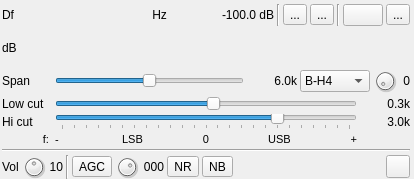
<?xml version="1.0" encoding="UTF-8"?>
<ui version="4.0">
 <class>WDSPRxGUI</class>
 <widget class="RollupContents" name="WDSPRxGUI">
  <property name="geometry">
   <rect>
    <x>0</x>
    <y>0</y>
    <width>414</width>
    <height>179</height>
   </rect>
  </property>
  <property name="sizePolicy">
   <sizepolicy hsizetype="Expanding" vsizetype="Expanding">
    <horstretch>0</horstretch>
    <verstretch>0</verstretch>
   </sizepolicy>
  </property>
  <property name="minimumSize">
   <size>
    <width>414</width>
    <height>0</height>
   </size>
  </property>
  <property name="font">
   <font>
    <family>Liberation Sans</family>
    <pointsize>9</pointsize>
   </font>
  </property>
  <property name="windowTitle">
   <string>WDSP Receiver</string>
  </property>
  <widget class="QWidget" name="settingsContainer" native="true">
   <property name="geometry">
    <rect>
     <x>0</x>
     <y>0</y>
     <width>412</width>
     <height>181</height>
    </rect>
   </property>
   <property name="minimumSize">
    <size>
     <width>412</width>
     <height>0</height>
    </size>
   </property>
   <property name="windowTitle">
    <string>Settings</string>
   </property>
   <layout class="QVBoxLayout" name="verticalLayout_2">
    <property name="spacing">
     <number>3</number>
    </property>
    <property name="leftMargin">
     <number>2</number>
    </property>
    <property name="topMargin">
     <number>2</number>
    </property>
    <property name="rightMargin">
     <number>2</number>
    </property>
    <property name="bottomMargin">
     <number>2</number>
    </property>
    <item>
     <layout class="QHBoxLayout" name="deltaFreqPowLayout">
      <property name="topMargin">
       <number>2</number>
      </property>
      <item>
       <layout class="QHBoxLayout" name="deltaFrequencyLayout">
        <item>
         <widget class="QLabel" name="deltaFrequencyLabel">
          <property name="minimumSize">
           <size>
            <width>16</width>
            <height>0</height>
           </size>
          </property>
          <property name="text">
           <string>Df</string>
          </property>
         </widget>
        </item>
        <item>
         <widget class="ValueDialZ" name="deltaFrequency" native="true">
          <property name="sizePolicy">
           <sizepolicy hsizetype="Maximum" vsizetype="Maximum">
            <horstretch>0</horstretch>
            <verstretch>0</verstretch>
           </sizepolicy>
          </property>
          <property name="minimumSize">
           <size>
            <width>125</width>
            <height>16</height>
           </size>
          </property>
          <property name="font">
           <font>
            <family>Liberation Mono</family>
            <pointsize>12</pointsize>
           </font>
          </property>
          <property name="cursor">
           <cursorShape>PointingHandCursor</cursorShape>
          </property>
          <property name="focusPolicy">
           <enum>Qt::StrongFocus</enum>
          </property>
          <property name="toolTip">
           <string>Demod shift frequency from center in Hz</string>
          </property>
         </widget>
        </item>
        <item>
         <widget class="QLabel" name="deltaUnits">
          <property name="text">
           <string> Hz </string>
          </property>
         </widget>
        </item>
       </layout>
      </item>
      <item>
       <spacer name="freqPowSpacer">
        <property name="orientation">
         <enum>Qt::Horizontal</enum>
        </property>
        <property name="sizeHint" stdset="0">
         <size>
          <width>40</width>
          <height>20</height>
         </size>
        </property>
       </spacer>
      </item>
      <item>
       <widget class="QLabel" name="channelPower">
        <property name="minimumSize">
         <size>
          <width>60</width>
          <height>0</height>
         </size>
        </property>
        <property name="toolTip">
         <string>Channel power</string>
        </property>
        <property name="layoutDirection">
         <enum>Qt::RightToLeft</enum>
        </property>
        <property name="text">
         <string>-100.0 dB</string>
        </property>
        <property name="alignment">
         <set>Qt::AlignRight|Qt::AlignTrailing|Qt::AlignVCenter</set>
        </property>
       </widget>
      </item>
      <item>
       <widget class="Line" name="line">
        <property name="orientation">
         <enum>Qt::Vertical</enum>
        </property>
       </widget>
      </item>
      <item>
       <layout class="QHBoxLayout" name="audioOptionsLayout">
        <item>
         <widget class="QToolButton" name="audioBinaural">
          <property name="toolTip">
           <string>Toggle btw Mono and Binaural I/Q audio</string>
          </property>
          <property name="text">
           <string>...</string>
          </property>
          <property name="icon">
           <iconset resource="../../../sdrgui/resources/res.qrc">
            <normaloff>:/mono.png</normaloff>
            <normalon>:/stereo.png</normalon>:/mono.png</iconset>
          </property>
          <property name="checkable">
           <bool>true</bool>
          </property>
         </widget>
        </item>
        <item>
         <widget class="QToolButton" name="audioFlipChannels">
          <property name="toolTip">
           <string>Flip left/right audio channels</string>
          </property>
          <property name="text">
           <string>...</string>
          </property>
          <property name="icon">
           <iconset resource="../../../sdrgui/resources/res.qrc">
            <normaloff>:/flip_lr.png</normaloff>
            <normalon>:/flip_rl.png</normalon>:/flip_lr.png</iconset>
          </property>
          <property name="checkable">
           <bool>true</bool>
          </property>
         </widget>
        </item>
        <item>
         <widget class="Line" name="line_4">
          <property name="orientation">
           <enum>Qt::Vertical</enum>
          </property>
         </widget>
        </item>
        <item>
         <widget class="QPushButton" name="flipSidebands">
          <property name="toolTip">
           <string>Flip sidebands in SSB mode (LSB-&gt;USB or USB-&gt;LSB)</string>
          </property>
          <property name="text">
           <string/>
          </property>
          <property name="icon">
           <iconset resource="../../../sdrgui/resources/res.qrc">
            <normaloff>:/flip_sidebands.png</normaloff>:/flip_sidebands.png</iconset>
          </property>
         </widget>
        </item>
        <item>
         <widget class="QToolButton" name="dsb">
          <property name="toolTip">
           <string>DSB/SSB toggle</string>
          </property>
          <property name="text">
           <string>...</string>
          </property>
          <property name="icon">
           <iconset resource="../../../sdrgui/resources/res.qrc">
            <normaloff>:/usb.png</normaloff>
            <normalon>:/dsb.png</normalon>:/usb.png</iconset>
          </property>
          <property name="checkable">
           <bool>true</bool>
          </property>
         </widget>
        </item>
       </layout>
      </item>
     </layout>
    </item>
    <item>
     <layout class="QHBoxLayout" name="channelPowerMeterLayout">
      <item>
       <widget class="QLabel" name="channelPowerMeterUnits">
        <property name="text">
         <string>dB</string>
        </property>
       </widget>
      </item>
      <item>
       <widget class="LevelMeterSignalDB" name="channelPowerMeter" native="true">
        <property name="sizePolicy">
         <sizepolicy hsizetype="Expanding" vsizetype="MinimumExpanding">
          <horstretch>0</horstretch>
          <verstretch>0</verstretch>
         </sizepolicy>
        </property>
        <property name="minimumSize">
         <size>
          <width>0</width>
          <height>24</height>
         </size>
        </property>
        <property name="font">
         <font>
          <family>Liberation Mono</family>
          <pointsize>8</pointsize>
         </font>
        </property>
       </widget>
      </item>
     </layout>
    </item>
    <item>
     <layout class="QHBoxLayout" name="spanLayout">
      <item>
       <widget class="QLabel" name="spanLabel">
        <property name="minimumSize">
         <size>
          <width>50</width>
          <height>0</height>
         </size>
        </property>
        <property name="maximumSize">
         <size>
          <width>50</width>
          <height>16777215</height>
         </size>
        </property>
        <property name="text">
         <string>Span</string>
        </property>
       </widget>
      </item>
      <item>
       <widget class="QSlider" name="spanLog2">
        <property name="toolTip">
         <string>Demod frequency span</string>
        </property>
        <property name="minimum">
         <number>0</number>
        </property>
        <property name="maximum">
         <number>4</number>
        </property>
        <property name="pageStep">
         <number>1</number>
        </property>
        <property name="value">
         <number>2</number>
        </property>
        <property name="sliderPosition">
         <number>2</number>
        </property>
        <property name="orientation">
         <enum>Qt::Horizontal</enum>
        </property>
       </widget>
      </item>
      <item>
       <widget class="QLabel" name="spanText">
        <property name="minimumSize">
         <size>
          <width>50</width>
          <height>0</height>
         </size>
        </property>
        <property name="maximumSize">
         <size>
          <width>50</width>
          <height>16777215</height>
         </size>
        </property>
        <property name="text">
         <string>6.0k</string>
        </property>
        <property name="alignment">
         <set>Qt::AlignRight|Qt::AlignTrailing|Qt::AlignVCenter</set>
        </property>
       </widget>
      </item>
      <item>
       <widget class="QComboBox" name="fftWindow">
        <property name="sizePolicy">
         <sizepolicy hsizetype="Maximum" vsizetype="Fixed">
          <horstretch>0</horstretch>
          <verstretch>0</verstretch>
         </sizepolicy>
        </property>
        <property name="minimumSize">
         <size>
          <width>70</width>
          <height>0</height>
         </size>
        </property>
        <property name="maximumSize">
         <size>
          <width>60</width>
          <height>16777215</height>
         </size>
        </property>
        <property name="toolTip">
         <string>FFT filter window function</string>
        </property>
        <property name="sizeAdjustPolicy">
         <enum>QComboBox::AdjustToContents</enum>
        </property>
        <item>
         <property name="text">
          <string>B-H4</string>
         </property>
        </item>
        <item>
         <property name="text">
          <string>B-H7</string>
         </property>
        </item>
       </widget>
      </item>
      <item>
       <widget class="QDial" name="filterIndex">
        <property name="maximumSize">
         <size>
          <width>24</width>
          <height>24</height>
         </size>
        </property>
        <property name="toolTip">
         <string>Select filter in filter bank</string>
        </property>
        <property name="minimum">
         <number>0</number>
        </property>
        <property name="maximum">
         <number>9</number>
        </property>
        <property name="pageStep">
         <number>1</number>
        </property>
        <property name="value">
         <number>0</number>
        </property>
       </widget>
      </item>
      <item>
       <widget class="QLabel" name="filterIndexText">
        <property name="minimumSize">
         <size>
          <width>10</width>
          <height>0</height>
         </size>
        </property>
        <property name="acceptDrops">
         <bool>false</bool>
        </property>
        <property name="toolTip">
         <string>Filter index in filter bank</string>
        </property>
        <property name="text">
         <string>0</string>
        </property>
        <property name="alignment">
         <set>Qt::AlignRight|Qt::AlignTrailing|Qt::AlignVCenter</set>
        </property>
       </widget>
      </item>
     </layout>
    </item>
    <item>
     <layout class="QHBoxLayout" name="lowCutLayout">
      <item>
       <widget class="QLabel" name="lowCutLabel">
        <property name="minimumSize">
         <size>
          <width>50</width>
          <height>0</height>
         </size>
        </property>
        <property name="maximumSize">
         <size>
          <width>50</width>
          <height>16777215</height>
         </size>
        </property>
        <property name="text">
         <string>Low cut</string>
        </property>
       </widget>
      </item>
      <item>
       <widget class="TickedSlider" name="lowCut">
        <property name="maximumSize">
         <size>
          <width>16777215</width>
          <height>16</height>
         </size>
        </property>
        <property name="toolTip">
         <string>Highpass filter cutoff frequency (SSB)</string>
        </property>
        <property name="minimum">
         <number>-60</number>
        </property>
        <property name="maximum">
         <number>60</number>
        </property>
        <property name="pageStep">
         <number>1</number>
        </property>
        <property name="value">
         <number>3</number>
        </property>
        <property name="orientation">
         <enum>Qt::Horizontal</enum>
        </property>
        <property name="invertedAppearance">
         <bool>false</bool>
        </property>
        <property name="tickPosition">
         <enum>QSlider::NoTicks</enum>
        </property>
        <property name="tickInterval">
         <number>5</number>
        </property>
       </widget>
      </item>
      <item>
       <widget class="QLabel" name="lowCutText">
        <property name="minimumSize">
         <size>
          <width>50</width>
          <height>0</height>
         </size>
        </property>
        <property name="maximumSize">
         <size>
          <width>50</width>
          <height>16777215</height>
         </size>
        </property>
        <property name="text">
         <string>0.3k</string>
        </property>
        <property name="alignment">
         <set>Qt::AlignRight|Qt::AlignTrailing|Qt::AlignVCenter</set>
        </property>
       </widget>
      </item>
     </layout>
    </item>
    <item>
     <layout class="QHBoxLayout" name="bqndwidthLayout">
      <item>
       <widget class="QLabel" name="BWLabel">
        <property name="minimumSize">
         <size>
          <width>50</width>
          <height>0</height>
         </size>
        </property>
        <property name="maximumSize">
         <size>
          <width>50</width>
          <height>16777215</height>
         </size>
        </property>
        <property name="text">
         <string>Hi cut</string>
        </property>
       </widget>
      </item>
      <item>
       <widget class="TickedSlider" name="BW">
        <property name="maximumSize">
         <size>
          <width>16777215</width>
          <height>16</height>
         </size>
        </property>
        <property name="toolTip">
         <string>Lowpass filter cutoff frequency</string>
        </property>
        <property name="minimum">
         <number>-60</number>
        </property>
        <property name="maximum">
         <number>60</number>
        </property>
        <property name="pageStep">
         <number>1</number>
        </property>
        <property name="value">
         <number>30</number>
        </property>
        <property name="orientation">
         <enum>Qt::Horizontal</enum>
        </property>
        <property name="tickPosition">
         <enum>QSlider::TicksBelow</enum>
        </property>
        <property name="tickInterval">
         <number>5</number>
        </property>
       </widget>
      </item>
      <item>
       <widget class="QLabel" name="BWText">
        <property name="minimumSize">
         <size>
          <width>50</width>
          <height>0</height>
         </size>
        </property>
        <property name="maximumSize">
         <size>
          <width>50</width>
          <height>16777215</height>
         </size>
        </property>
        <property name="text">
         <string>3.0k</string>
        </property>
        <property name="alignment">
         <set>Qt::AlignRight|Qt::AlignTrailing|Qt::AlignVCenter</set>
        </property>
       </widget>
      </item>
     </layout>
    </item>
    <item>
     <layout class="QHBoxLayout" name="scaleLayout">
      <item>
       <widget class="QLabel" name="scalePadLeft">
        <property name="minimumSize">
         <size>
          <width>50</width>
          <height>0</height>
         </size>
        </property>
        <property name="maximumSize">
         <size>
          <width>50</width>
          <height>10</height>
         </size>
        </property>
        <property name="font">
         <font>
          <family>Liberation Sans</family>
          <pointsize>8</pointsize>
         </font>
        </property>
        <property name="text">
         <string>f: </string>
        </property>
        <property name="alignment">
         <set>Qt::AlignRight|Qt::AlignTrailing|Qt::AlignVCenter</set>
        </property>
       </widget>
      </item>
      <item>
       <widget class="QLabel" name="scaleMinus">
        <property name="maximumSize">
         <size>
          <width>10</width>
          <height>10</height>
         </size>
        </property>
        <property name="font">
         <font>
          <family>Liberation Sans</family>
          <pointsize>8</pointsize>
         </font>
        </property>
        <property name="text">
         <string>-</string>
        </property>
       </widget>
      </item>
      <item>
       <widget class="QLabel" name="lsbLabel">
        <property name="font">
         <font>
          <family>Liberation Sans</family>
          <pointsize>8</pointsize>
         </font>
        </property>
        <property name="text">
         <string>LSB</string>
        </property>
        <property name="alignment">
         <set>Qt::AlignCenter</set>
        </property>
       </widget>
      </item>
      <item>
       <widget class="QLabel" name="scaleCenter">
        <property name="maximumSize">
         <size>
          <width>12</width>
          <height>10</height>
         </size>
        </property>
        <property name="font">
         <font>
          <family>Liberation Sans</family>
          <pointsize>8</pointsize>
         </font>
        </property>
        <property name="text">
         <string>0</string>
        </property>
        <property name="alignment">
         <set>Qt::AlignCenter</set>
        </property>
       </widget>
      </item>
      <item>
       <widget class="QLabel" name="usbLabel">
        <property name="font">
         <font>
          <family>Liberation Sans</family>
          <pointsize>8</pointsize>
         </font>
        </property>
        <property name="text">
         <string>USB</string>
        </property>
        <property name="alignment">
         <set>Qt::AlignCenter</set>
        </property>
       </widget>
      </item>
      <item>
       <widget class="QLabel" name="scalePlus">
        <property name="maximumSize">
         <size>
          <width>10</width>
          <height>10</height>
         </size>
        </property>
        <property name="font">
         <font>
          <family>Liberation Sans</family>
          <pointsize>8</pointsize>
         </font>
        </property>
        <property name="text">
         <string>+</string>
        </property>
        <property name="alignment">
         <set>Qt::AlignRight|Qt::AlignTrailing|Qt::AlignVCenter</set>
        </property>
       </widget>
      </item>
      <item>
       <widget class="QLabel" name="scalePadRight">
        <property name="minimumSize">
         <size>
          <width>50</width>
          <height>0</height>
         </size>
        </property>
        <property name="maximumSize">
         <size>
          <width>50</width>
          <height>10</height>
         </size>
        </property>
        <property name="text">
         <string/>
        </property>
       </widget>
      </item>
     </layout>
    </item>
    <item>
     <widget class="Line" name="line_3">
      <property name="orientation">
       <enum>Qt::Horizontal</enum>
      </property>
     </widget>
    </item>
    <item>
     <layout class="QHBoxLayout" name="volumeLayout">
      <item>
       <widget class="QLabel" name="volumeLabel">
        <property name="text">
         <string>Vol</string>
        </property>
       </widget>
      </item>
      <item>
       <widget class="QDial" name="volume">
        <property name="minimumSize">
         <size>
          <width>24</width>
          <height>24</height>
         </size>
        </property>
        <property name="maximumSize">
         <size>
          <width>24</width>
          <height>24</height>
         </size>
        </property>
        <property name="toolTip">
         <string>Audio volume in dB</string>
        </property>
        <property name="minimum">
         <number>-20</number>
        </property>
        <property name="maximum">
         <number>20</number>
        </property>
        <property name="pageStep">
         <number>1</number>
        </property>
       </widget>
      </item>
      <item>
       <widget class="QLabel" name="volumeText">
        <property name="toolTip">
         <string>Audio volume in dB</string>
        </property>
        <property name="text">
         <string>10</string>
        </property>
        <property name="alignment">
         <set>Qt::AlignRight|Qt::AlignTrailing|Qt::AlignVCenter</set>
        </property>
       </widget>
      </item>
      <item>
       <widget class="Line" name="line_2">
        <property name="orientation">
         <enum>Qt::Vertical</enum>
        </property>
       </widget>
      </item>
      <item>
       <widget class="ButtonSwitch" name="agc">
        <property name="toolTip">
         <string>Toggle AGC</string>
        </property>
        <property name="text">
         <string>AGC</string>
        </property>
        <property name="checkable">
         <bool>true</bool>
        </property>
       </widget>
      </item>
      <item>
       <widget class="QDial" name="agcGain">
        <property name="maximumSize">
         <size>
          <width>24</width>
          <height>24</height>
         </size>
        </property>
        <property name="toolTip">
         <string>AGC level</string>
        </property>
        <property name="minimum">
         <number>-20</number>
        </property>
        <property name="maximum">
         <number>120</number>
        </property>
        <property name="pageStep">
         <number>1</number>
        </property>
        <property name="value">
         <number>80</number>
        </property>
       </widget>
      </item>
      <item>
       <widget class="QLabel" name="agcGainText">
        <property name="minimumSize">
         <size>
          <width>22</width>
          <height>0</height>
         </size>
        </property>
        <property name="toolTip">
         <string>Power threshold gate (ms)</string>
        </property>
        <property name="text">
         <string>000</string>
        </property>
        <property name="alignment">
         <set>Qt::AlignRight|Qt::AlignTrailing|Qt::AlignVCenter</set>
        </property>
       </widget>
      </item>
      <item>
       <widget class="ButtonSwitch" name="dnr">
        <property name="toolTip">
         <string>Toggle Digital Noise Reduction</string>
        </property>
        <property name="text">
         <string>NR</string>
        </property>
        <property name="checkable">
         <bool>true</bool>
        </property>
       </widget>
      </item>
      <item>
       <widget class="ButtonSwitch" name="dnb">
        <property name="toolTip">
         <string>Toggle Digital Noise Blanker</string>
        </property>
        <property name="text">
         <string>NB</string>
        </property>
        <property name="checkable">
         <bool>true</bool>
        </property>
       </widget>
      </item>
      <item>
       <spacer name="horizontalSpacer">
        <property name="orientation">
         <enum>Qt::Horizontal</enum>
        </property>
        <property name="sizeHint" stdset="0">
         <size>
          <width>40</width>
          <height>20</height>
         </size>
        </property>
       </spacer>
      </item>
      <item>
       <widget class="QToolButton" name="audioMute">
        <property name="toolTip">
         <string>Mute/Unmute audio</string>
        </property>
        <property name="text">
         <string/>
        </property>
        <property name="icon">
         <iconset resource="../../../sdrgui/resources/res.qrc">
          <normaloff>:/sound_on.png</normaloff>
          <normalon>:/sound_off.png</normalon>:/sound_on.png</iconset>
        </property>
        <property name="checkable">
         <bool>true</bool>
        </property>
       </widget>
      </item>
     </layout>
    </item>
   </layout>
  </widget>
  <widget class="QWidget" name="spectrumContainer" native="true">
   <property name="geometry">
    <rect>
     <x>10</x>
     <y>170</y>
     <width>218</width>
     <height>284</height>
    </rect>
   </property>
   <property name="sizePolicy">
    <sizepolicy hsizetype="Expanding" vsizetype="Expanding">
     <horstretch>0</horstretch>
     <verstretch>0</verstretch>
    </sizepolicy>
   </property>
   <property name="windowTitle">
    <string>Channel Spectrum</string>
   </property>
   <layout class="QVBoxLayout" name="verticalLayout">
    <property name="spacing">
     <number>2</number>
    </property>
    <property name="leftMargin">
     <number>3</number>
    </property>
    <property name="topMargin">
     <number>3</number>
    </property>
    <property name="rightMargin">
     <number>3</number>
    </property>
    <property name="bottomMargin">
     <number>3</number>
    </property>
    <item>
     <widget class="GLSpectrum" name="glSpectrum" native="true">
      <property name="sizePolicy">
       <sizepolicy hsizetype="Expanding" vsizetype="Expanding">
        <horstretch>0</horstretch>
        <verstretch>0</verstretch>
       </sizepolicy>
      </property>
      <property name="minimumSize">
       <size>
        <width>200</width>
        <height>250</height>
       </size>
      </property>
      <property name="font">
       <font>
        <family>Liberation Mono</family>
        <pointsize>8</pointsize>
       </font>
      </property>
     </widget>
    </item>
    <item>
     <widget class="GLSpectrumGUI" name="spectrumGUI" native="true">
      <property name="sizePolicy">
       <sizepolicy hsizetype="Minimum" vsizetype="Minimum">
        <horstretch>0</horstretch>
        <verstretch>0</verstretch>
       </sizepolicy>
      </property>
      <property name="minimumSize">
       <size>
        <width>0</width>
        <height>30</height>
       </size>
      </property>
     </widget>
    </item>
   </layout>
  </widget>
 </widget>
 <customwidgets>
  <customwidget>
   <class>ButtonSwitch</class>
   <extends>QToolButton</extends>
   <header>gui/buttonswitch.h</header>
  </customwidget>
  <customwidget>
   <class>ValueDialZ</class>
   <extends>QWidget</extends>
   <header>gui/valuedialz.h</header>
   <container>1</container>
  </customwidget>
  <customwidget>
   <class>RollupContents</class>
   <extends>QWidget</extends>
   <header>gui/rollupcontents.h</header>
   <container>1</container>
  </customwidget>
  <customwidget>
   <class>LevelMeterSignalDB</class>
   <extends>QWidget</extends>
   <header>gui/levelmeter.h</header>
   <container>1</container>
  </customwidget>
  <customwidget>
   <class>GLSpectrum</class>
   <extends>QWidget</extends>
   <header>gui/glspectrum.h</header>
   <container>1</container>
  </customwidget>
  <customwidget>
   <class>GLSpectrumGUI</class>
   <extends>QWidget</extends>
   <header>gui/glspectrumgui.h</header>
   <container>1</container>
  </customwidget>
  <customwidget>
   <class>TickedSlider</class>
   <extends>QSlider</extends>
   <header>gui/tickedslider.h</header>
  </customwidget>
 </customwidgets>
 <resources>
  <include location="../../../sdrgui/resources/res.qrc"/>
 </resources>
 <connections/>
</ui>
